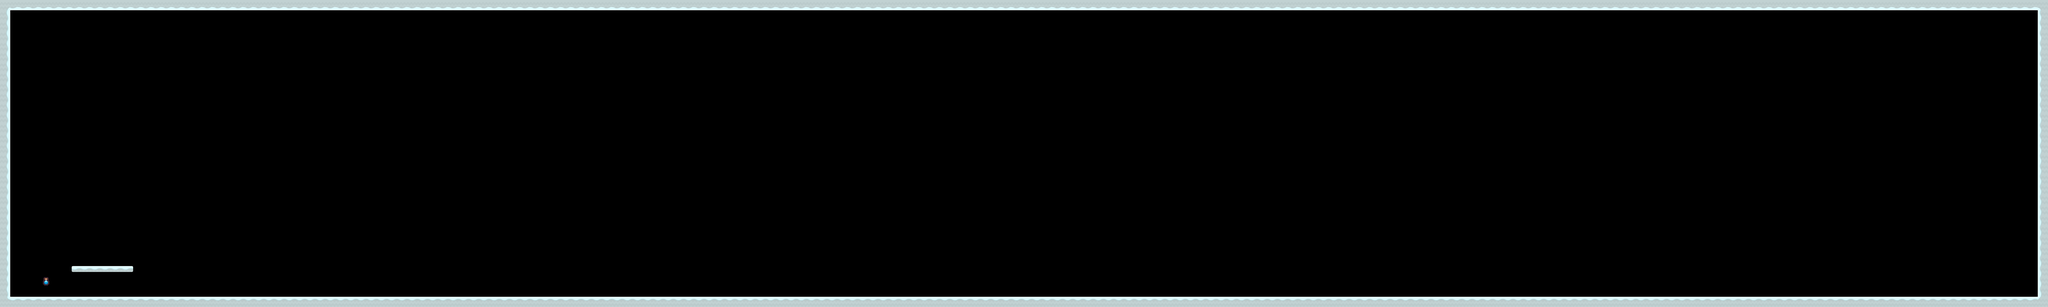

Rendered tile map (Tiled .tmx) drawn with the repository's tilesets; below, a short description and the map source with its tile grids summarised:
An orthogonal 200x30 tile map with 70x70 px tiles, 1 tile layer (Calque de Tuiles 1), 2 tilesets and 7 objects (player, speedPotion).

<map version="1.10" tiledversion="1.10.1" orientation="orthogonal" renderorder="right-down" width="200" height="30" tilewidth="70" tileheight="70" infinite="0" nextlayerid="6" nextobjectid="23">
 <tileset firstgid="1" name="Snow" tilewidth="70" tileheight="70" tilecount="49" columns="7">
  <image source="kenney_platformer-art-extended-tileset/PNG Snow/Spritesheet/sheet.png" width="512" height="512" />
 </tileset>
 <tileset firstgid="50" name="Potions" tilewidth="70" tileheight="70" tilecount="3" columns="0">
  <grid orientation="orthogonal" width="1" height="1" />
  <tile id="4">
   <image width="70" height="70" source="kenney_tiny-dungeon/Potions/tile_0114.png" />
  </tile>
  <tile id="5">
   <image width="70" height="70" source="kenney_tiny-dungeon/Potions/tile_0115.png" />
  </tile>
  <tile id="6">
   <image width="70" height="70" source="kenney_tiny-dungeon/Potions/tile_0116.png" />
  </tile>
 </tileset>
 <layer id="1" name="Calque de Tuiles 1" width="200" height="30">
  <data>[6000 cells, 463 non-empty, 12 distinct tile ids]</data>
 </layer>
 <objectgroup id="2" name="objects">
  <object id="1" name="player" x="140" y="1890" width="70" height="70" />
  <object id="2" x="0" y="0">
   <polygon points="0,0 14000,0 14000,70 0,70" />
  </object>
  <object id="3" x="0" y="2100">
   <polygon points="0,0 0,-2030 70,-2030 70,0" />
  </object>
  <object id="4" x="70" y="2100">
   <polygon points="0,0 0,-70 13860,-70 13860,0" />
  </object>
  <object id="5" x="13930" y="70">
   <polygon points="0,0 0,2030 70,2030 70,0" />
  </object>
  <object id="6" x="490" y="1820">
   <polygon points="0,0 0,70 420,70 420,0" />
  </object>
 </objectgroup>
 <objectgroup id="4" name="equipments">
  <object id="21" name="speedPotion" x="292.727" y="1896" width="44.3636" height="57.2727" />
 </objectgroup>
</map>
